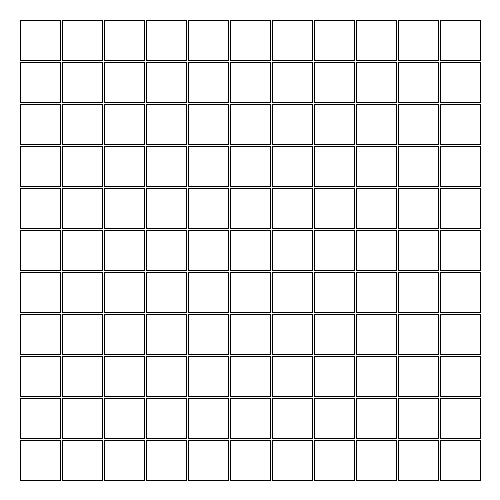
Frame 1 (no input)
Frame 2 (the mouse pressed at the canvas centre, redrawn once): identical to frame 1, image omitted

The Processing sketch that drew this single still picture (run headless with seeded random() and noise(); the mouse was pressed at the canvas centre and the sketch redrawn once):

// Processing sketch: grid_04
// ── grid_04.pde
int margem;
int tam = 40;
int step = 42;

void setup()
{
  size(500, 500);
  background(255);
  noLoop();
  
  margem = tam/2;
}

void draw()
{
  for (int i = margem; i < width - tam; i += step)
  {
    for (int j = margem; j < height - tam; j += step)
    {
      rect(i, j, tam, tam);
      //rect(i + random(-5, 5), j + random(-5, 5), tam, tam);
    }
  }
}
